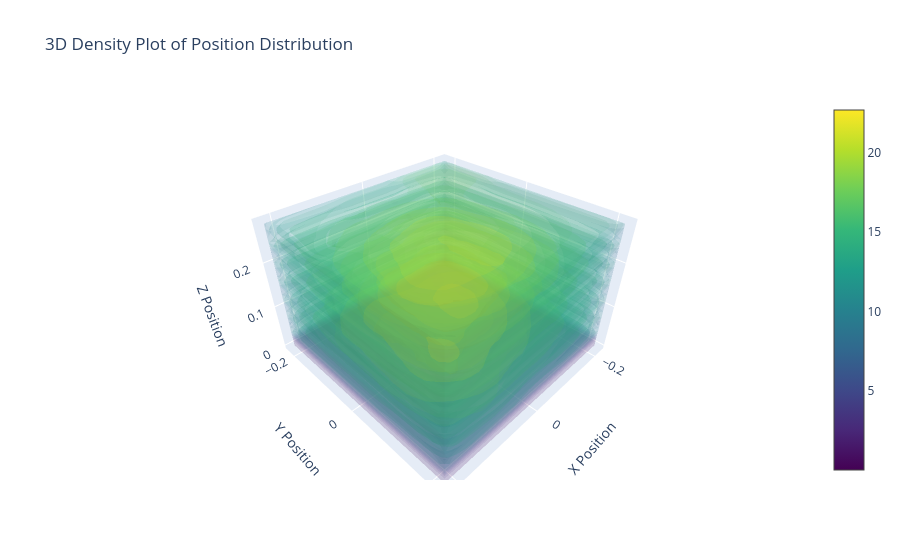

This figure's notebook cell:
### Code cell
import plotly.figure_factory as ff
import plotly.graph_objects as go
from scipy.stats import gaussian_kde

# Generate KDE data
x = concatenated_df['x'].dropna()
y = concatenated_df['y'].dropna()
z = concatenated_df['z'].dropna()

# Calculate KDE
xyz = np.vstack([x, y, z])
kde = gaussian_kde(xyz)

# Define grid for density estimation
x_grid, y_grid, z_grid = np.linspace(-0.22, 0.22, 30), np.linspace(-0.22, 0.22, 30), np.linspace(0, 0.28, 30)
X, Y, Z = np.meshgrid(x_grid, y_grid, z_grid)
positions = np.vstack([X.ravel(), Y.ravel(), Z.ravel()])
density = kde(positions).reshape(X.shape)

# Visualize in Plotly
fig = go.Figure(data=go.Volume(
    x=X.ravel(),
    y=Y.ravel(),
    z=Z.ravel(),
    value=density.ravel(),
    isomin=0.01,
    isomax=np.max(density),
    opacity=0.1,  # Adjust for transparency
    surface_count=15,  # Number of density surfaces
    colorscale='Viridis',
))

fig.update_layout(
    title="3D Density Plot of Position Distribution",
    scene=dict(
        xaxis_title="X Position",
        yaxis_title="Y Position",
        zaxis_title="Z Position",
    ),
)

### Figure 1 — Plotly figure (JSON) as saved in the notebook; plotly's stock layout.template omitted (floating-point values rounded to 4 significant figures; data arrays with more than 128 entries replaced by an {"elided": "..."} marker saying what was removed)
{"data": [{"colorscale": [[0, "#440154"], [0.1111, "#482878"], [0.2222, "#3e4989"], [0.3333, "#31688e"], [0.4444, "#26828e"], [0.5556, "#1f9e89"], [0.6667, "#35b779"], [0.7778, "#6ece58"], [0.8889, "#b5de2b"], [1, "#fde725"]], "isomax": 22.68, "isomin": 0.01, "opacity": 0.1, "surface": {"count": 15}, "type": "volume", "value": {"elided": "27000 float values"}, "x": {"elided": "27000 float values"}, "y": {"elided": "27000 float values"}, "z": {"elided": "27000 float values"}}], "layout": {"scene": {"xaxis": {"title": {"text": "X Position"}}, "yaxis": {"title": {"text": "Y Position"}}, "zaxis": {"title": {"text": "Z Position"}}}, "title": {"text": "3D Density Plot of Position Distribution"}}}
